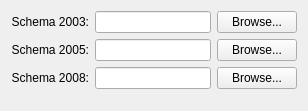
<?xml version="1.0" encoding="UTF-8"?>
<ui version="4.0">
 <class>VcProjectManager::Internal::SchemaOptionsWidget</class>
 <widget class="QWidget" name="VcProjectManager::Internal::SchemaOptionsWidget">
  <property name="geometry">
   <rect>
    <x>0</x>
    <y>0</y>
    <width>308</width>
    <height>111</height>
   </rect>
  </property>
  <property name="windowTitle">
   <string>Form</string>
  </property>
  <layout class="QVBoxLayout" name="verticalLayout">
   <item>
    <layout class="QHBoxLayout" name="horizontalLayout">
     <item>
      <widget class="QLabel" name="m_schema2003Label">
       <property name="text">
        <string>Schema 2003:</string>
       </property>
       <property name="alignment">
        <set>Qt::AlignRight|Qt::AlignTrailing|Qt::AlignVCenter</set>
       </property>
      </widget>
     </item>
     <item>
      <widget class="QLineEdit" name="m_schema2003LineEdit"/>
     </item>
     <item>
      <widget class="QPushButton" name="m_schema2003BrowseButton">
       <property name="text">
        <string>Browse...</string>
       </property>
      </widget>
     </item>
    </layout>
   </item>
   <item>
    <layout class="QHBoxLayout" name="horizontalLayout_2">
     <item>
      <widget class="QLabel" name="m_schema2005Label">
       <property name="text">
        <string>Schema 2005:</string>
       </property>
       <property name="alignment">
        <set>Qt::AlignRight|Qt::AlignTrailing|Qt::AlignVCenter</set>
       </property>
      </widget>
     </item>
     <item>
      <widget class="QLineEdit" name="m_schema2005LineEdit"/>
     </item>
     <item>
      <widget class="QPushButton" name="m_schema2005BrowseButton">
       <property name="text">
        <string>Browse...</string>
       </property>
      </widget>
     </item>
    </layout>
   </item>
   <item>
    <layout class="QHBoxLayout" name="horizontalLayout_3">
     <item>
      <widget class="QLabel" name="m_schema2008Label">
       <property name="text">
        <string>Schema 2008:</string>
       </property>
       <property name="alignment">
        <set>Qt::AlignRight|Qt::AlignTrailing|Qt::AlignVCenter</set>
       </property>
      </widget>
     </item>
     <item>
      <widget class="QLineEdit" name="m_schema2008LineEdit"/>
     </item>
     <item>
      <widget class="QPushButton" name="m_schema2008BrowseButton">
       <property name="text">
        <string>Browse...</string>
       </property>
      </widget>
     </item>
    </layout>
   </item>
   <item>
    <spacer name="verticalSpacer">
     <property name="orientation">
      <enum>Qt::Vertical</enum>
     </property>
     <property name="sizeHint" stdset="0">
      <size>
       <width>20</width>
       <height>1</height>
      </size>
     </property>
    </spacer>
   </item>
  </layout>
 </widget>
 <resources/>
 <connections/>
</ui>
